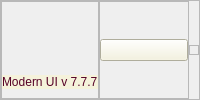
      <widget class="QFrame" name="footer">
       <property name="frameShape">
        <enum>QFrame::Shape::StyledPanel</enum>
       </property>
       <property name="frameShadow">
        <enum>QFrame::Shadow::Raised</enum>
       </property>
       <layout class="QHBoxLayout" name="horizontalLayout_3">
        <property name="spacing">
         <number>0</number>
        </property>
        <property name="leftMargin">
         <number>0</number>
        </property>
        <property name="topMargin">
         <number>0</number>
        </property>
        <property name="rightMargin">
         <number>0</number>
        </property>
        <property name="bottomMargin">
         <number>0</number>
        </property>
        <item>
         <widget class="QFrame" name="frame_4">
          <property name="frameShape">
           <enum>QFrame::Shape::StyledPanel</enum>
          </property>
          <property name="frameShadow">
           <enum>QFrame::Shadow::Raised</enum>
          </property>
          <layout class="QVBoxLayout" name="verticalLayout_4">
           <property name="spacing">
            <number>0</number>
           </property>
           <property name="leftMargin">
            <number>0</number>
           </property>
           <property name="topMargin">
            <number>0</number>
           </property>
           <property name="rightMargin">
            <number>0</number>
           </property>
           <item alignment="Qt::AlignmentFlag::AlignBottom">
            <widget class="QLabel" name="label">
             <property name="styleSheet">
              <string notr="true">background-color: rgb(245, 242, 219);
color: rgb(86, 1, 38);</string>
             </property>
             <property name="text">
              <string>Modern UI v 7.7.7</string>
             </property>
            </widget>
           </item>
          </layout>
         </widget>
        </item>
        <item>
         <widget class="QFrame" name="frame_5">
          <property name="frameShape">
           <enum>QFrame::Shape::StyledPanel</enum>
          </property>
          <property name="frameShadow">
           <enum>QFrame::Shadow::Raised</enum>
          </property>
          <layout class="QVBoxLayout" name="verticalLayout_3">
           <property name="spacing">
            <number>0</number>
           </property>
           <property name="leftMargin">
            <number>0</number>
           </property>
           <property name="topMargin">
            <number>0</number>
           </property>
           <property name="rightMargin">
            <number>0</number>
           </property>
           <property name="bottomMargin">
            <number>0</number>
           </property>
           <item>
            <widget class="QPushButton" name="pushButton_7">
             <property name="styleSheet">
              <string notr="true">background-color: rgb(245, 242, 219);</string>
             </property>
             <property name="text">
              <string/>
             </property>
             <property name="icon">
              <iconset>
               <normalon>:/icons/icons/box.svg</normalon>
              </iconset>
             </property>
            </widget>
           </item>
          </layout>
         </widget>
        </item>
        <item>
         <widget class="QFrame" name="size_grip">
          <property name="minimumSize">
           <size>
            <width>10</width>
            <height>10</height>
           </size>
          </property>
          <property name="maximumSize">
           <size>
            <width>10</width>
            <height>10</height>
           </size>
          </property>
          <property name="frameShape">
           <enum>QFrame::Shape::StyledPanel</enum>
          </property>
          <property name="frameShadow">
           <enum>QFrame::Shadow::Raised</enum>
          </property>
         </widget>
        </item>
       </layout>
      </widget>
